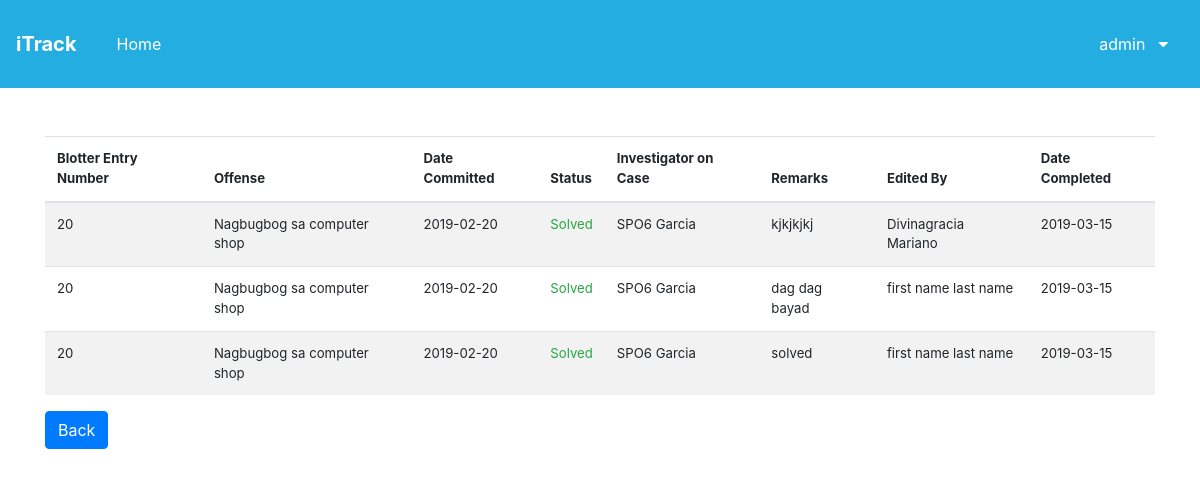
/itrackfinal/caseDetails.php?id=20 (signed in), run on the app's committed database.
### tables this page shows
CREATE TABLE `remarks` (
  `id` int(11) NOT NULL,
  `remark` varchar(300) NOT NULL,
  `adminview_id` int(11) NOT NULL,
  `userID` int(11) NOT NULL,
  `created_at` datetime NOT NULL
);

CREATE TABLE `adminview` (
  `userID` int(11) NOT NULL,
  `benNum` int(11) NOT NULL,
  `compOffense` varchar(150) NOT NULL,
  `dateComi` date NOT NULL,
  `compStatus` longtext NOT NULL,
  `compInv` varchar(200) NOT NULL,
  `compRemarks` longtext NOT NULL,
  `remark_id` int(11) NOT NULL,
  `dateCompl` date DEFAULT NULL
);

CREATE TABLE `users` (
  `isAdmin` tinyint(1) NOT NULL,
  `idUsers` int(11) NOT NULL,
  `fnameUser` varchar(256) NOT NULL,
  `mnameUser` varchar(256) NOT NULL,
  `lnameUser` varchar(256) NOT NULL,
  `uidUsers` varchar(256) NOT NULL,
  `pwdUsers` varchar(256) NOT NULL,
  `isDeleted` tinyint(1) NOT NULL
);

### itrackfinal/caseDetails.php (the view, shortened to what this page needs)
<?php
$id = $_GET['id'];
    require "adminheader.php";
?>
<?php
   include_once 'includes/admin.inc.php';
?>
<!DOCTYPE html>
<html lang="en">
<head>
    <link rel="stylesheet" href="css/bootstrap.css">
    <link href="//maxcdn.bootstrapcdn.com/font-awesome/4.7.0/css/font-awesome.min.css" rel="stylesheet">
</head>
<body>
    <br>
<br>
    <div class="container">
        <div class="row">
            <div class="col-md-12">
                <table id="myTable">
                <table class="table table-striped">
                    <thead>
                        <th> Blotter Entry Number</th>
                        <th>Offense</th>
                        <th>Date Committed</th>
                        <th>Status</th>
                        <th>Investigator on Case</th>
                        <th>Remarks</th>
                        <th> Edited By </th>
                        <th> Date Completed </th>
                    </thead>
                    <tbody id="table-body">
                        <?php
                        $sql = "SELECT * FROM remarks left join users on remarks.userID = users.idUsers left join adminview on benNum = adminview_id where adminview_id = $id";
                        $select_case = mysqli_query($conn, $sql);
                        while($row = mysqli_fetch_assoc($select_case))
                        {
                            $benNum = $row['benNum'];
                            $compOffense = $row['compOffense'];
                            $dateComi = $row['dateComi'];
                            $compStatus = $row['compStatus'];
                            $compInv = $row['compInv'];
                            $compRemarks = $row['remark'];
                            $dateCompl= $row['dateCompl'];
                            $name = $row['fnameUser']. ' ' . $row['lnameUser'];
                            echo"<tr>";
                            echo "<td> $benNum </td>";
                            echo "<td> $compOffense </td>";
                            echo "<td> $dateComi </td>";
                            if($compStatus == 'under_investigation'){
                                echo "<td class='text-danger'> Under Investigation </td>";
                            }else if($compStatus == 'cleared'){
                                echo "<td class='text-infor'> Cleared </td>";
                            }else if($compStatus == 'solved'){
                                echo "<td class='text-success'> Solved </td>";
                            }else{
                                echo "<td > Status Unknown </td>";
                            }
                            echo "<td> $compInv </td>";
                            echo "<td> $compRemarks </td>";
                            echo "<td>$name</td>";
                            echo "<td> $dateCompl </td>";
                            echo "</tr>";
                        }
                        ?>
                    </tbody>
                </table>
                <button  type="button" name="cancel" class="btn btn-primary" formation="/homeitrack.php">
                            <a href= 'homeitrack.php' style="color:white;text-decoration:none">Back</a>
                </button>
            </div>
        </div>
    </div>
</body>
</html>

### itrackfinal/assets/css/style.css (style rules this page uses)
.btn { display: inline-flex; align-items: center; }
*, *:before, *:after { box-sizing: inherit; }

### data on the page
remarks: adminview.benNum "20", adminview.compOffense "Nagbugbog sa computer shop", adminview.dateComi "2019-02-20", adminview.compInv "SPO6 Garcia", remark "kjkjkjkj", userID.lnameUser "Divinagracia Mariano", adminview.dateCompl "2019-03-15"
remarks: adminview.benNum "20", adminview.compOffense "Nagbugbog sa computer shop", adminview.dateComi "2019-02-20", adminview.compInv "SPO6 Garcia", remark "dag dag bayad", userID.lnameUser "first name last name", adminview.dateCompl "2019-03-15"
remarks: adminview.benNum "20", adminview.compOffense "Nagbugbog sa computer shop", adminview.dateComi "2019-02-20", adminview.compInv "SPO6 Garcia", remark "solved", userID.lnameUser "first name last name", adminview.dateCompl "2019-03-15"

### other printed values
$_SESSION['userUid'] "admin"
